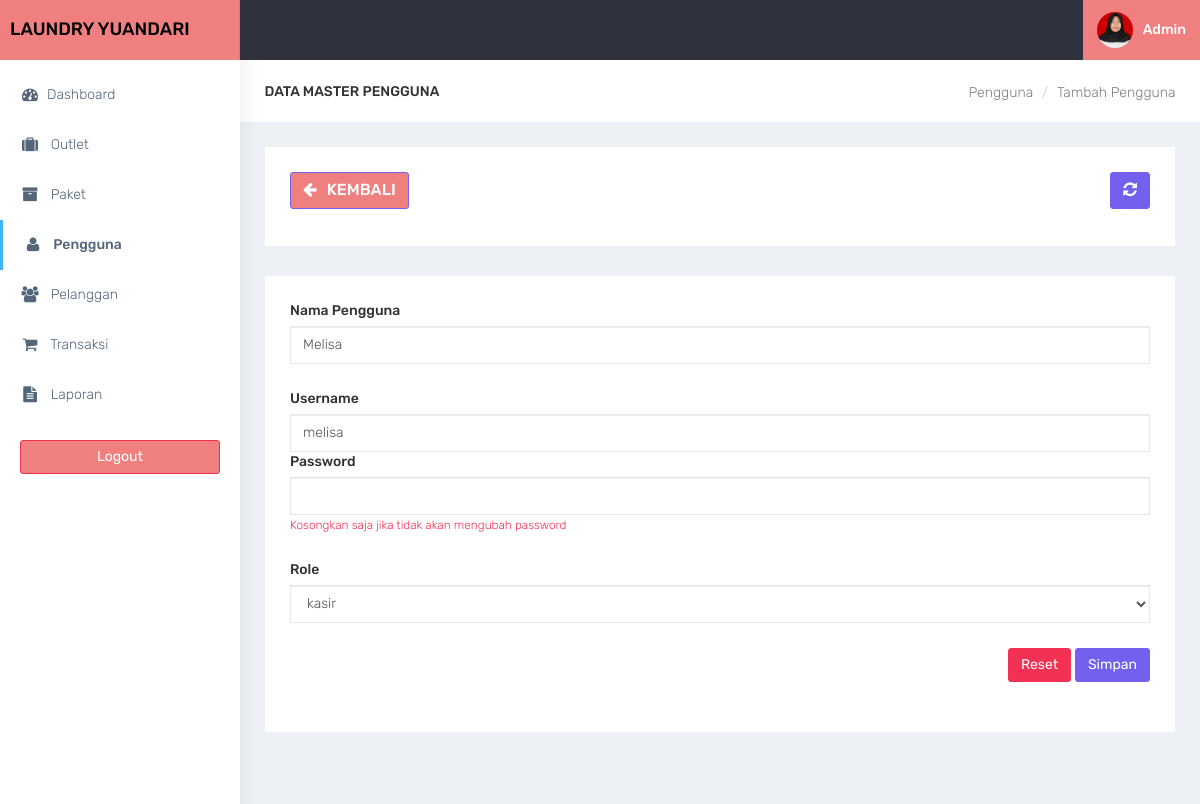
/admin/pengguna_edit.php?id=2 (signed in), run on the app's committed database.
### tables this page shows
CREATE TABLE `user` (
  `id_user` int(11) NOT NULL,
  `nama_user` varchar(100) DEFAULT NULL,
  `username` varchar(32) DEFAULT NULL,
  `password` varchar(150) DEFAULT NULL,
  `outlet_id` int(11) DEFAULT NULL,
  `role` enum('admin','kasir','owner') DEFAULT NULL
);

### admin/functions.php (called while the page is built, shortened)
<?php
function ambilsatubaris($conn,$query){
    $db = mysqli_query($conn,$query);
    return mysqli_fetch_assoc($db);
}
?>

### admin/pengguna_edit.php (the view, shortened to what this page needs)
<?php
require'functions.php';
$role = ['admin','owner','kasir'];
$id_user = $_GET['id'];
$queryedit = "SELECT * FROM user WHERE id_user = '$id_user'";
$edit = ambilsatubaris($conn,$queryedit);
require'layout_header.php';
?>
<div class="container-fluid">
    <div class="row bg-title">
        <div class="col-lg-3 col-md-4 col-sm-4 col-xs-12">
            <h4 class="page-title">Data Master Pengguna</h4> </div>
        <div class="col-lg-9 col-sm-8 col-md-8 col-xs-12">
            <ol class="breadcrumb">
                <li><a href="outlet.php">Pengguna</a></li>
                <li><a href="#">Tambah Pengguna</a></li>
            </ol>
        </div>
    </div>
    <div class="row">
        <div class="col-md-12 col-lg-12 col-sm-12 col-xs-12">
            <div class="white-box">
                <div class="row">
                    <div class="col-md-6">
                          <a  style="background-color: lightcoral" align="center"href="javascript:void(0)" onclick="window.history.back();" class="btn btn-primary box-title"><i class="fa fa-arrow-left fa-fw"></i> Kembali</a>
                    </div>
                    <div class="col-md-6 text-right">
                        <button id="btn-refresh" class="btn btn-primary box-title text-right" title="Refresh Data"><i class="fa fa-refresh" id="ic-refresh"></i></button>
                    </div>
                </div>
            </div>
        </div>
    </div>
    <div class="row">
        <div class="col-md-12 col-lg-12 col-sm-12 col-xs-12">
            <div class="white-box">
                <form method="post" action="">
                <div class="form-group">
                    <label>Nama Pengguna</label>
                    <input type="text" name="nama_user" class="form-control" value="<?= $edit['nama_user'] ?>">
                </div>
                <div class="form-group">
                    <label>Username</label>
                    <input type="text" name="username" class="form-control" value="<?= $edit['username'] ?>">
                <div class="form-group">
                    <label>Password</label>
                    <input type="text" name="password" class="form-control">
                    <small class="text-danger">Kosongkan saja jika tidak akan mengubah password</small>
                </div>
                <div class="form-group">
                    <label>Role</label>
                    <select name="role" class="form-control">
                        <?php foreach ($role as $key): ?>
                            <?php if ($key == $edit['role']): ?>
                            <option value="<?= $key ?>" selected><?= $key ?></option>
                            <?php endif ?>
                        <?php endforeach ?>
                    </select>
                </div>
                <div class="text-right">
                    <button type="reset" class="btn btn-danger">Reset</button>
                    <button type="submit" name="btn-simpan" class="btn btn-primary">Simpan</button>
                </div>
                </form>
            </div>
        </div>
    </div>
</div>
<?php
require'layout_footer.php';
?>

### assets/css/colors/default.css (style rules this page uses)
body { background: #fff; }

### data on the page
user: nama_user "Melisa", username "melisa", role "kasir"
